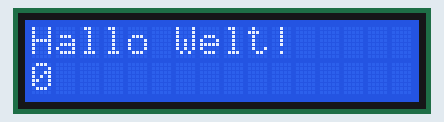
Recording of a sketch running on a simulated Arduino Uno, built with avr-gcc and run on an emulated ATmega328P. Shown: 16×2 character LCD.

Above: at 0.1 s.
At 4.1 s:
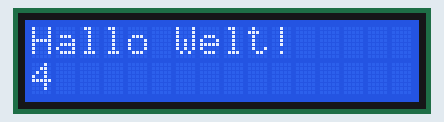
At 9.1 s:
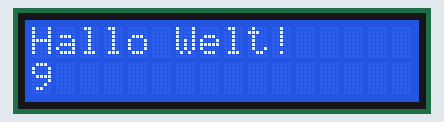
At 19.1 s:
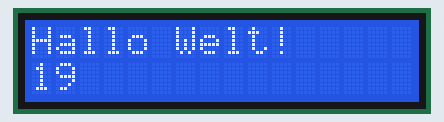
At 29.1 s:
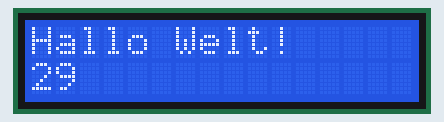
At 39.1 s:
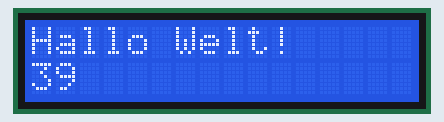

The sketch:

LiquidCrystal.ino
```cpp
#include <LiquidCrystal.h>
LiquidCrystal lcd(12, 11, 5, 4, 3, 2);
void setup() { lcd.begin(16, 2); lcd.print("Hallo Welt!"); }
void loop() { lcd.setCursor(0, 1); lcd.print(millis() / 1000); }
```

Measured:
- what the display in image 1 shows lasts 1.0 s, from 4.0 s to 5.0 s
